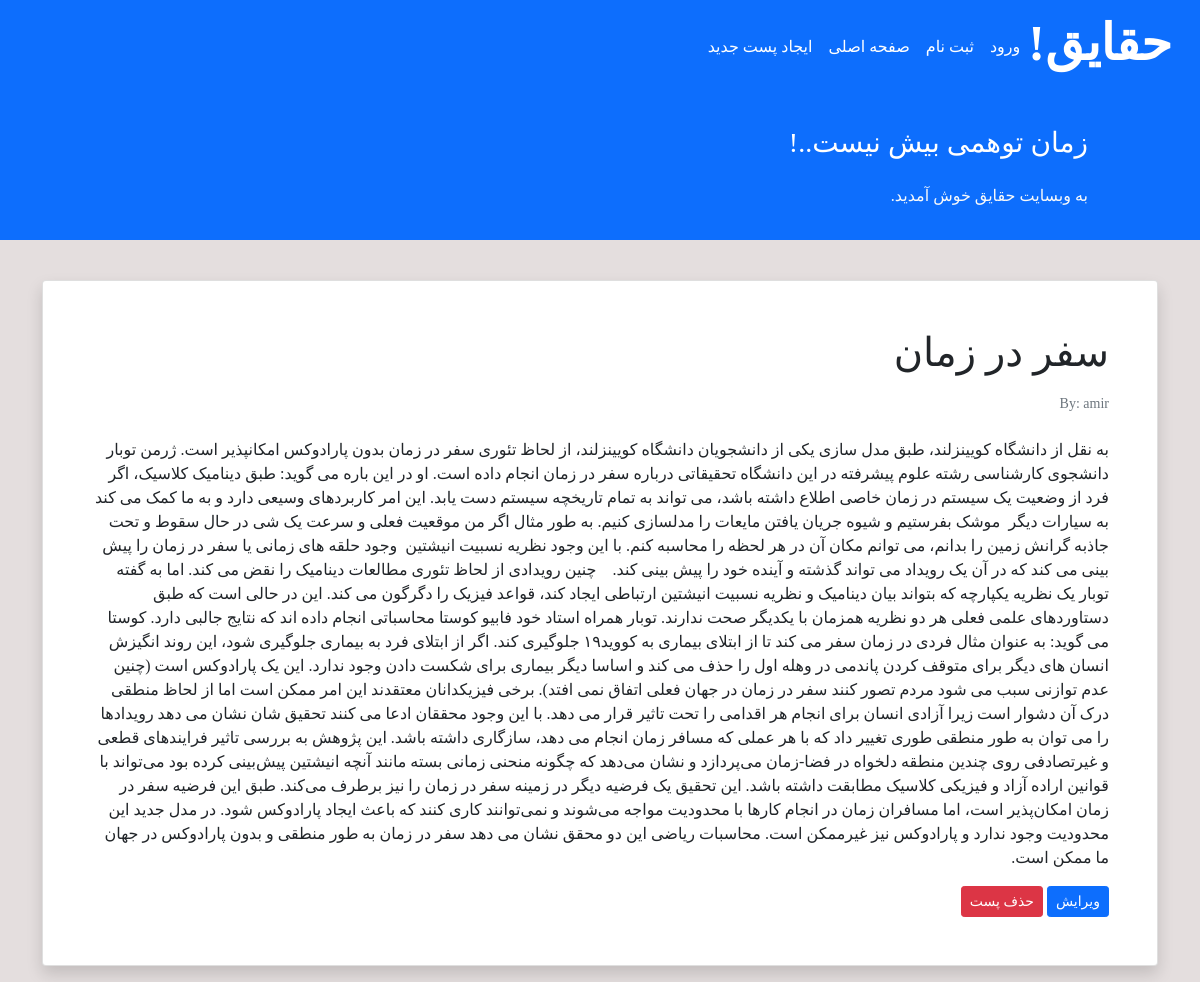
/detail/16/, run on the app's committed database.
### theory/models.py (models this page shows, shortened)
class Post(models.Model):
    STATUS_CHOICES=(
        ('pub', 'Published'),
        ('drf', 'Draft'),
    )
    title=models.CharField(max_length=100)
    text=models.TextField()
    author=models.ForeignKey('auth.User', on_delete=models.CASCADE)
    datetime_created=models.DateTimeField(auto_now_add=True)
    datetime_modified=models.DateTimeField(auto_now=True)
    status=models.CharField(choices=STATUS_CHOICES, max_length=3)

### theory/views.py (the view)
# urls.py: path('detail/<int:pk>/', views.PostDetailView.as_view(), name='post_detail'),
class PostDetailView(generic.DetailView):
    template_name = 'theory/post_detail.html'
    model = Post
    context_object_name = 'post'

### theory/templates/theory/post_detail.html (shortened to what this page needs)
{% extends '_base.html' %}
{% block content %}
    <div class="container mt-4">
        <div class="row">
            <div class="col-12">
                <div class="card shadow my-3 p-5">
                    <h1>{{ post.title }}</h1>
                    <p class="small text-muted mt-2">By: {{ post.author }}</p>
                    <p class="mt-2">{{ post.text }}</p>
                    <div>
                        <a href="{% url 'post_update' post.id %}" class="btn btn-sm btn-primary">ویرایش</a>
                        <a href="{% url 'post_delete' post.id %}" class="btn btn-sm btn-danger">حذف پست</a>
                    </div>
                </div>
            </div>
        </div>
    </div>
{% endblock content %}

### templates/_base.html (style rules this page uses)
body { font-family: 'Irancell' !important; }

### data on the page
Post: title "سفر در زمان", author "amir", text "به نقل از دانشگاه کویینزلند، طبق مدل سازی یکی از دانشجویان دانشگاه کویینزلند، از لحاظ تئوری سفر در زمان بدون پارادوکس امکانپذیر است. ژرمن توبار دانشجوی کارشناسی رشته علوم پیشرفته در این دانشگاه تحقیقاتی درباره سفر در زمان انجام داده است. او در این باره می گوید: طبق دینامیک کلاسیک، اگر فرد از وضعیت یک سیستم در زمان خاصی اطلاع داشته باشد، می تواند به تمام تاریخچه سیستم دست یابد. این امر کاربردهای وسیعی دارد و به ما کمک می کند به سیارات دیگر موشک بفرستیم و شیوه جریان یافتن مایعات را مدلسازی کنیم. به طور مثال اگر من موقعیت فعلی و سرعت یک شی در حال سقوط و تحت جاذبه گرانش زمین را بدانم، می توانم مکان آن در هر لحظه را محاسبه کنم. با این وجود نظریه نسبیت انیشتین وجود حلقه های زمانی یا سفر در زمان…"
